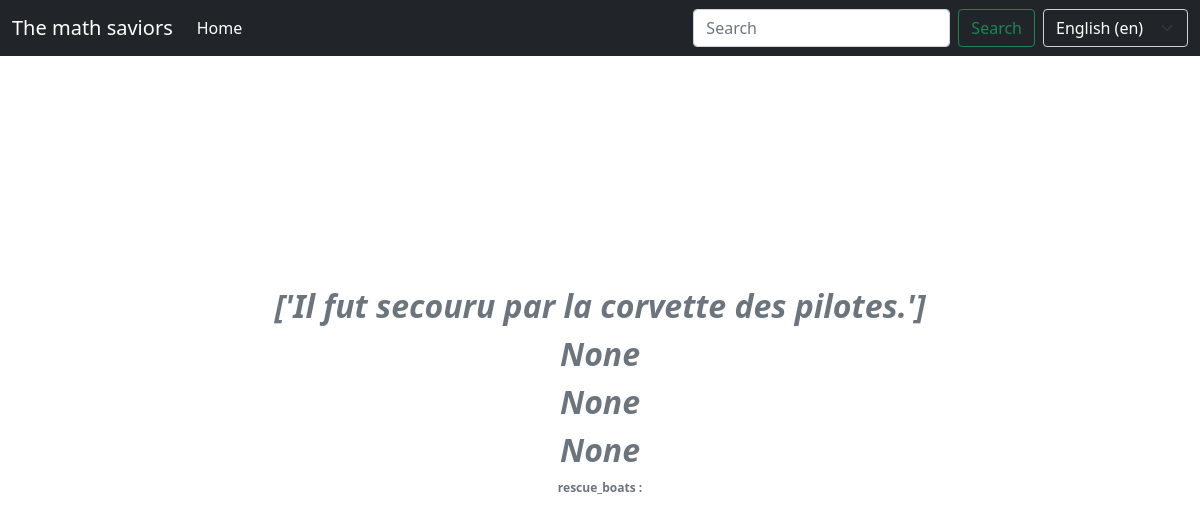
The page /rescuer_detail/4/ on the database its author committed.
### base_app/models.py (models this page shows, shortened)
class Rescuer(models.Model):
    has_been_published = models.BooleanField(verbose_name=_("has been published"))
    first_name = models.CharField(max_length=100, verbose_name=_("first name"))
    last_name = models.CharField(max_length=100, verbose_name=_("last name"))
    description = models.TextField(max_length=1000, verbose_name=_("description"), null=True)
    medals = models.ManyToManyField(MedalOfHonor, verbose_name=_("medals of honor"), null=True)
    birth_date = models.DateTimeField(verbose_name=_("birth date"), null=True)
    death_date = models.DateTimeField(verbose_name=_("death date"), null=True)

### base_app/views.py (the view)
# urls.py: path('rescuer_detail/<int:pk>/', views.RescuerDetailView.as_view(),
class RescuerDetailView(DetailView):
    model = models.Rescuer
    template_name = 'detail_views/rescuer_detail.html'
    def get_context_data(self, **kwargs):
        context = super().get_context_data(**kwargs)
        return context

### base_app/templates/detail_views/rescuer_detail.html (shortened to what this page needs)
{% extends "base.html" %}
{% load i18n %}
{% block content %}
    <div class= "position-absolute top-50 start-50 translate-middle badge text-secondary">
      <p class="fs-2 text"><em>{{ object.first_name }}</em></p>
    <p class="fs-2 text"><em>{{ object.description }}</em></p>
    <p class="fs-2 text"><em>{{ object.birth_date }}</em></p>
    <p class="fs-2 text"><em>{{ object.death_date }}</em></p>
    <p>{% trans "rescue_boats" %} :</p>
    </div>
{% endblock %}

### rows shown on the page
Rescuer: first_name "['Il fut secouru par la corvette des pilotes.']", description "None", birth_date "None", death_date "None"

### other values the page prints
form field language "English (en)"
